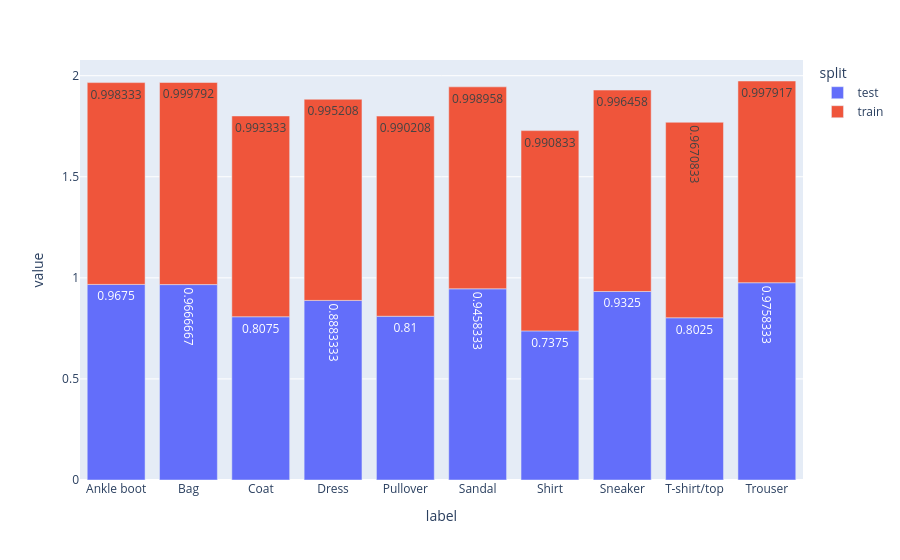

Notebook cell for this chart:
### Markdown cell above
### Problem 3c: Class Accuracy Analysis and Visualization

Analyze the model's performance for each class and visualize the class-wise accuracy for both the training and testing datasets.

#### **Task 1**: Create a `class_accuracy` DataFrame
1. Group the `train_df` and `test_df` DataFrames by `label` (class).
2. Calculate the accuracy for each class as the proportion of correct predictions (`correct` column).
3. Add a `split` column to indicate whether the data is from the training or testing set.
4. Combine the results into a single DataFrame called `class_accuracy` with the following columns:
    - `split`: Indicates whether the data is from the training or testing set.
    - `label`: The class label.
    - `correct`: The accuracy for the class.


#### **Task 2**: Visualize Class Accuracy
1. Use the `class_accuracy` DataFrame to create a grouped bar chart.
2. The x-axis should represent the class labels (`label`), and the y-axis should represent the accuracy (`correct`).
3. Use different colors for the training and testing splits:
    - Training: Blue
    - Testing: Red
4. Add the actual accuracy values on top of the bars, rounded to two decimal places. To do this you can add `text_auto=True` to your `.plot` call. If you want to round these numbers to the nearest 2nd decimal, set `text_auto='.2f'`


**Hints**:
- Use `reset_index()` after grouping to convert the grouped data into a DataFrame.

For example, after a groupby:

    df.groupby(['A', 'B'])['C'].mean()

you get a Series with a multi-index:

```bash
    A      B       
    foo    x      0.92
           y      0.85
    bar    x      0.99
           y      0.97
    Name: C, dtype: float64
```

If you call `.reset_index()`, you get a `DataFrame` with columns:

```bash
       A    B     C
    0  foo  x  0.92
    1  foo  y  0.85
    2  bar  x  0.99
    3  bar  y  0.97
```

This makes it much easier to plot or further manipulate the data.

### Code cell
# TODO: Calculate train and test accuracy per class 
# TODO: Use class_accuracy to create a grouped bar chart of class accuracy for train and test

train_class_acc=train_df.groupby('label')['correct'].mean().reset_index()
train_class_acc['split']='train'

test_class_acc=test_df.groupby('label')['correct'].mean().reset_index()
test_class_acc['split']='test'

all_df=pd.concat([train_class_acc,test_class_acc])

class_accuracy=all_df[['split','label','correct']]
# print(class_accuracy)

class_accuracy_pivot=class_accuracy.pivot(index='label',columns='split',values='correct')
print(class_accuracy_pivot)

class_accuracy_pivot.plot(kind='bar',text_auto=True)

### Figure 1 — Plotly figure (JSON) as saved in the notebook; plotly's stock layout.template omitted (floating-point values rounded to 4 significant figures)
{"data": [{"hovertemplate": "split=test<br>label=%{x}<br>value=%{y}<extra></extra>", "legendgroup": "test", "marker": {"color": "#636efa", "pattern": {"shape": ""}}, "name": "test", "orientation": "v", "showlegend": true, "textposition": "auto", "texttemplate": "%{y}", "type": "bar", "x": ["Ankle boot", "Bag", "Coat", "Dress", "Pullover", "Sandal", "Shirt", "Sneaker", "T-shirt/top", "Trouser"], "xaxis": "x", "y": [0.9675, 0.9667, 0.8075, 0.8883, 0.81, 0.9458, 0.7375, 0.9325, 0.8025, 0.9758], "yaxis": "y"}, {"hovertemplate": "split=train<br>label=%{x}<br>value=%{y}<extra></extra>", "legendgroup": "train", "marker": {"color": "#EF553B", "pattern": {"shape": ""}}, "name": "train", "orientation": "v", "showlegend": true, "textposition": "auto", "texttemplate": "%{y}", "type": "bar", "x": ["Ankle boot", "Bag", "Coat", "Dress", "Pullover", "Sandal", "Shirt", "Sneaker", "T-shirt/top", "Trouser"], "xaxis": "x", "y": [0.9983, 0.9998, 0.9933, 0.9952, 0.9902, 0.999, 0.9908, 0.9965, 0.9671, 0.9979], "yaxis": "y"}], "layout": {"barmode": "relative", "legend": {"title": {"text": "split"}, "tracegroupgap": 0}, "margin": {"t": 60}, "xaxis": {"anchor": "y", "domain": [0, 1], "title": {"text": "label"}}, "yaxis": {"anchor": "x", "domain": [0, 1], "title": {"text": "value"}}}}
